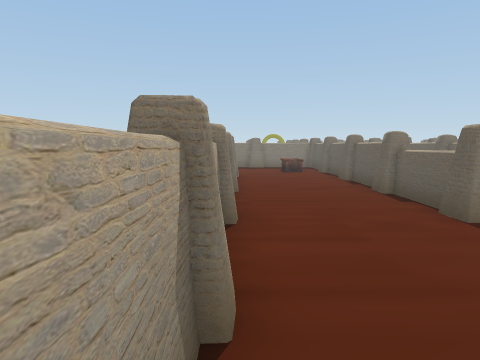
view 1 (above)

21 first-person views from a walk through a scene from a Unity 3-D project. The camera is 1.4 m above the floor, tilts 6° down and sees 70° across. The floor is counted in squares, 1 m on a side. Each view is taken from the middle of a square. On the plan, view 1 faces up. The plan holds only what a view shows up to about 15 squares ahead; the rest is blank. The place goes on beyond the plan. Some animated figures are left out.

view 2
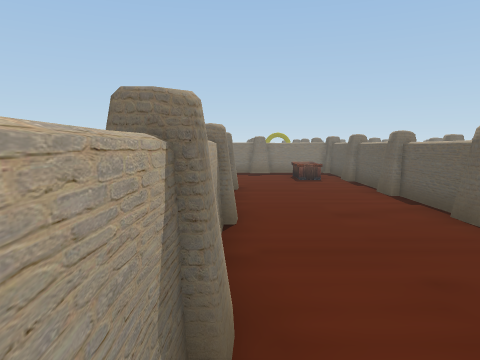

view 3
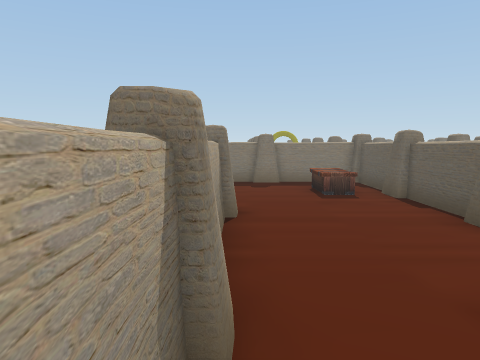

view 4
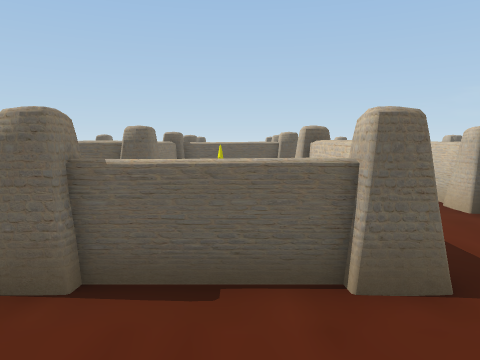

view 5
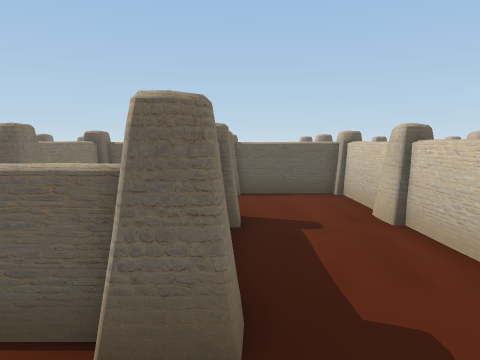

view 6
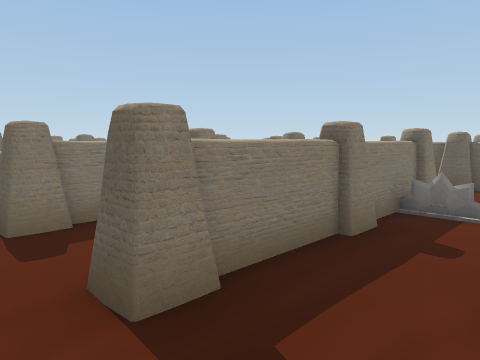

view 7
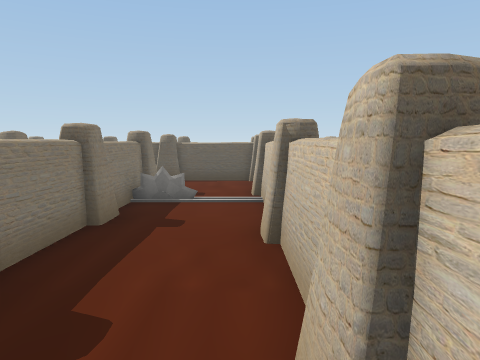

view 8
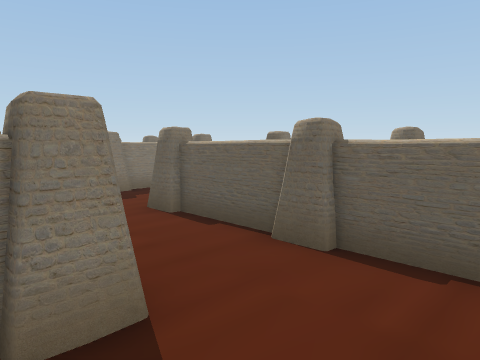

view 9
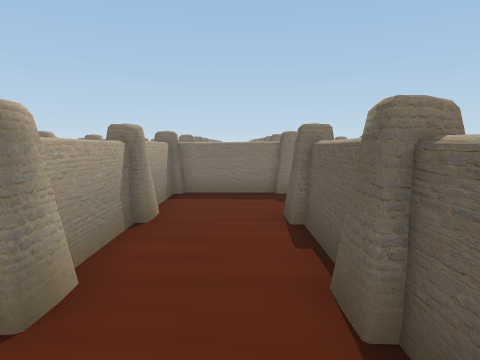

view 10
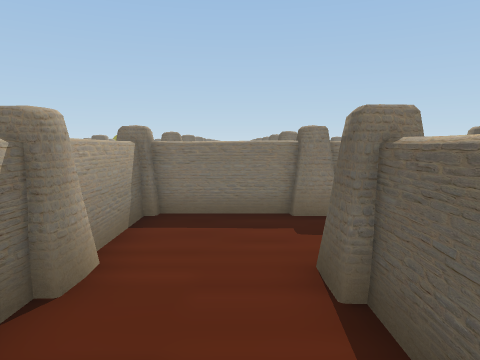

view 11
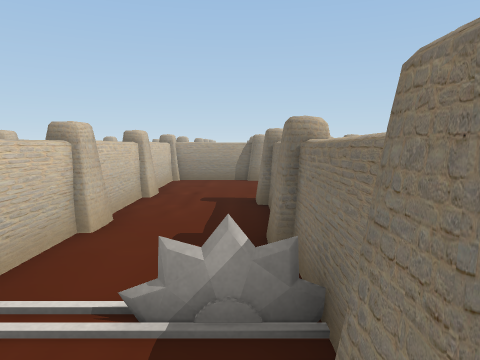

view 12
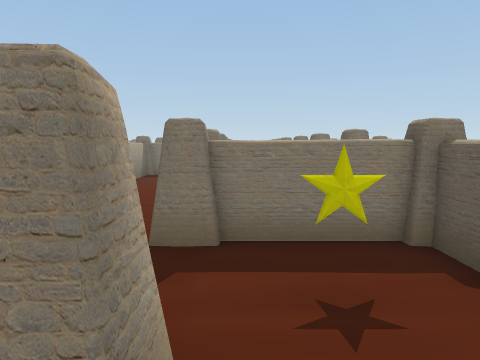

view 13
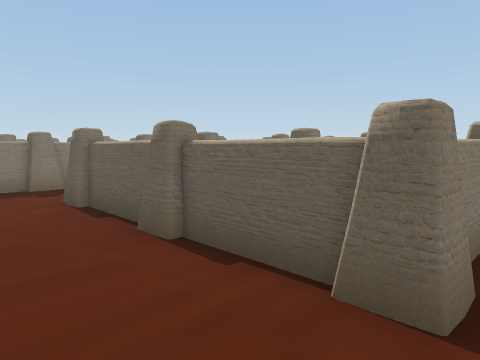

view 14
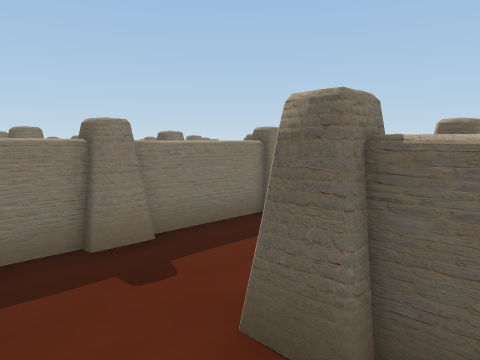

view 15
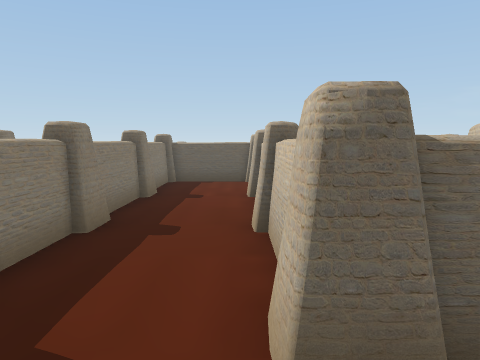

view 16
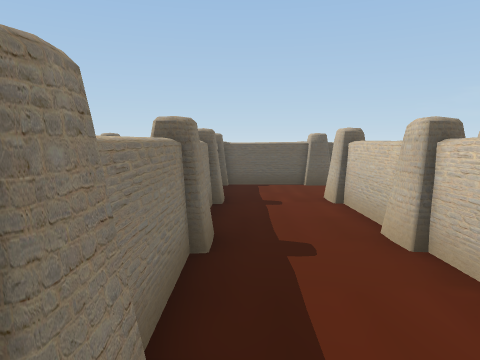

view 17
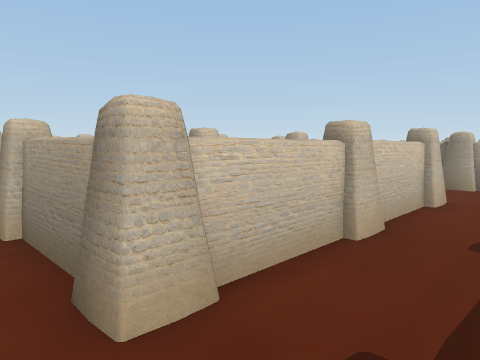

view 18
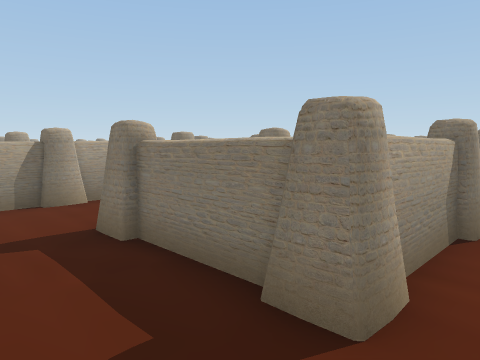

view 19
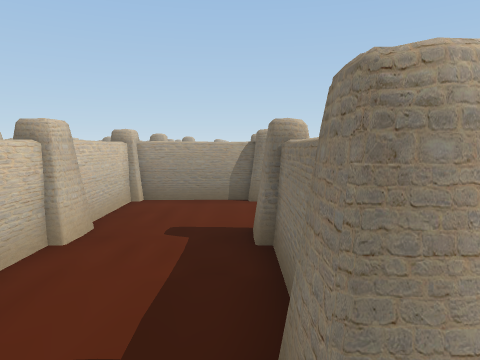

view 20
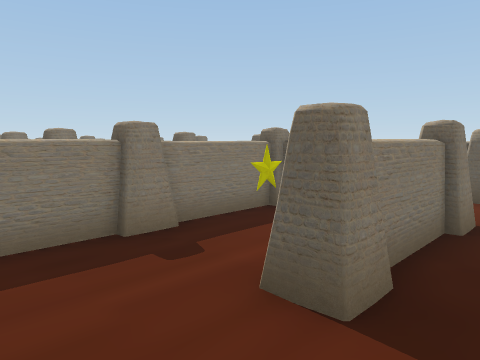

view 21
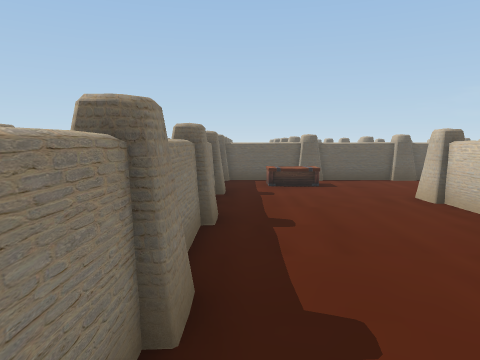

### Floor plan
Key: @ floor where view 1 was taken; # wall or solid block; . floor; / step, stairs or slope; = window, fence, low wall or low ledge; C crate; S star; T trap.
Columns run from 9 left of view 1 to 17 right of it. Each row starts with its distance up from view 1.
 25                     #
 24                     ##
 23
 22
 21  ##########################
 20 . ...........## ...........
 19   ..........C##............
 18   .........CC##.........//.
 17     .........##..########/.
 16      ........##..#.....S#/
 15        ##.....#..#......#/
 14         #....##..#...####/.
 13         #....#...#......//.
 12         #....##..#.......
 11         #.....#..#....... .
 10         #....## .##########
  9         #....=.  ..S.#....
  8         #....==  ....#....
  7         #.....####...#...
  6         #.....#......#..##
  5         #............#..#
  4         #............#..#
  3         #.....########..#
  2         #..........T....#
  1         #...............#
  0         #@..............#
 -1         ##############  #
 -2
 -3
 -4             ##

Where each view was taken, in squares from view 1:
view 1: 0 up, 0 right, facing up
view 2: 4 up, 0 right, facing up
view 3: 8 up, 0 right, facing up
view 4: 8 up, 1 right, facing right
view 5: 6 up, 2 right, facing right
view 6: 0 up, 3 right, facing up-right
view 7: 0 up, 2 right, facing right
view 8: 0 up, 11 right, facing up-right
view 9: 0 up, 14 right, facing up
view 10: 3 up, 14 right, facing up
view 11: 2 up, 13 right, facing left
view 12: 5 up, 9 right, facing up
view 13: 9 up, 5 right, facing up-right
view 14: 16 up, 6 right, facing up-right
view 15: 18 up, 6 right, facing right
view 16: 20 up, 7 right, facing right
view 17: 20 up, 17 right, facing down-left
view 18: 11 up, 17 right, facing up-left
view 19: 13 up, 17 right, facing left
view 20: 12 up, 9 right, facing up-right
view 21: 20 up, 9 left, facing right
